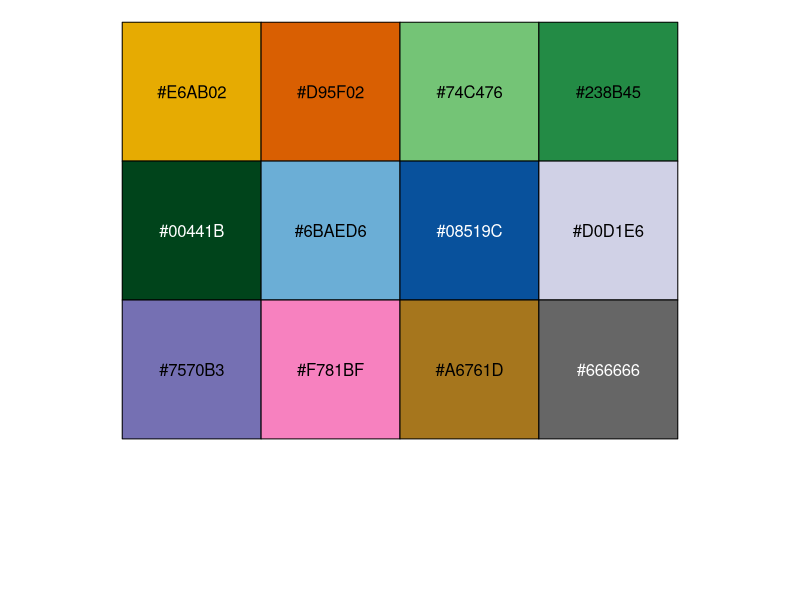
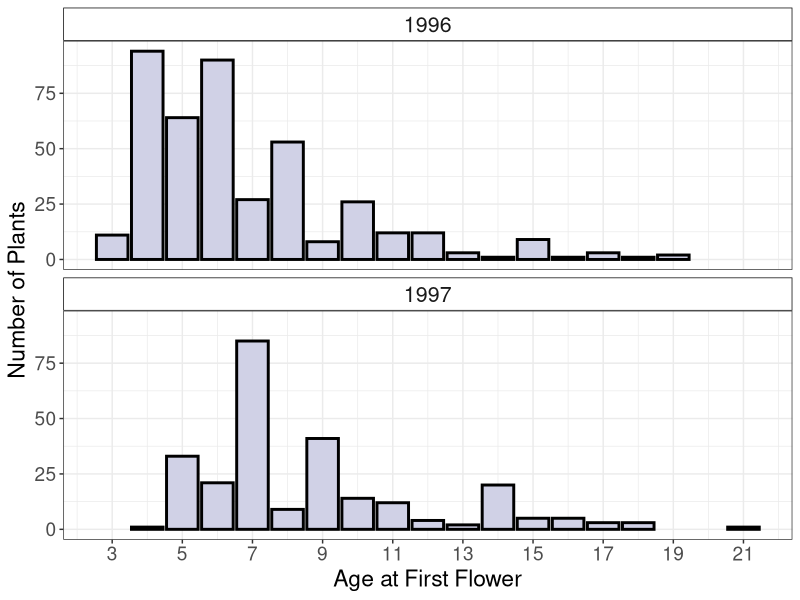
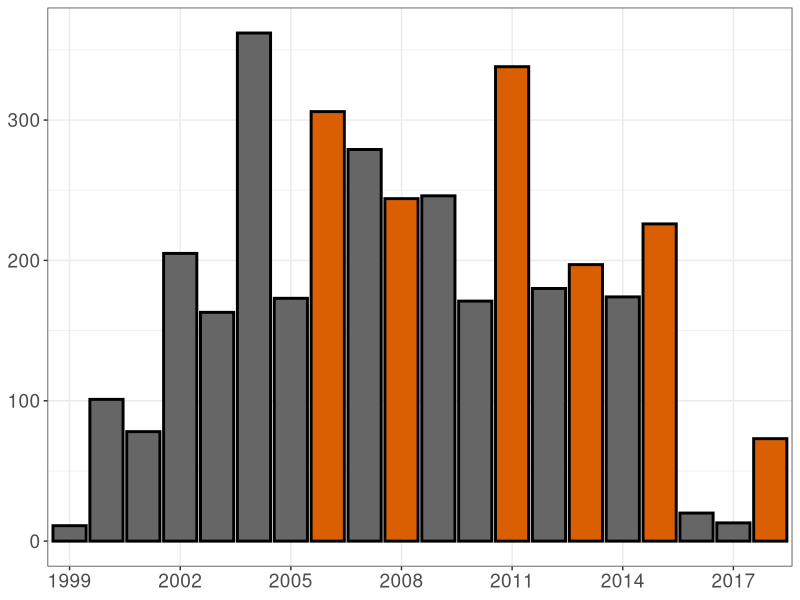
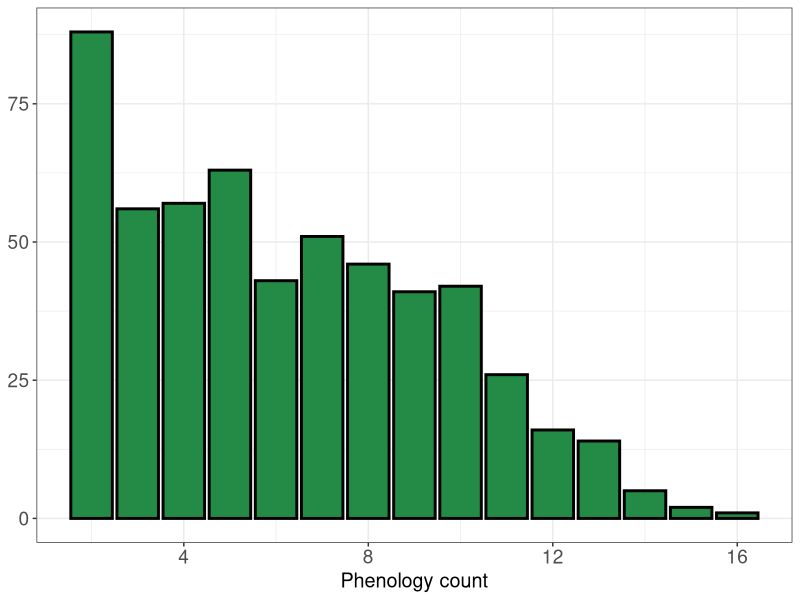
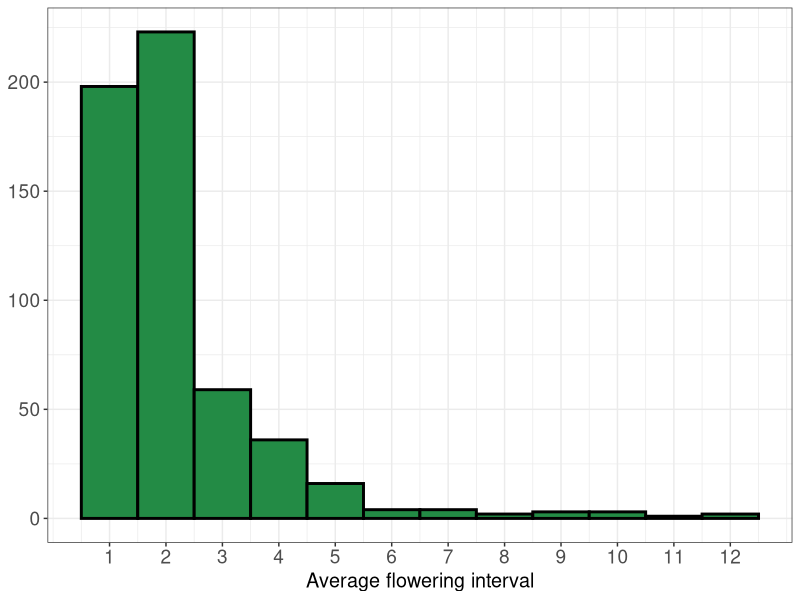
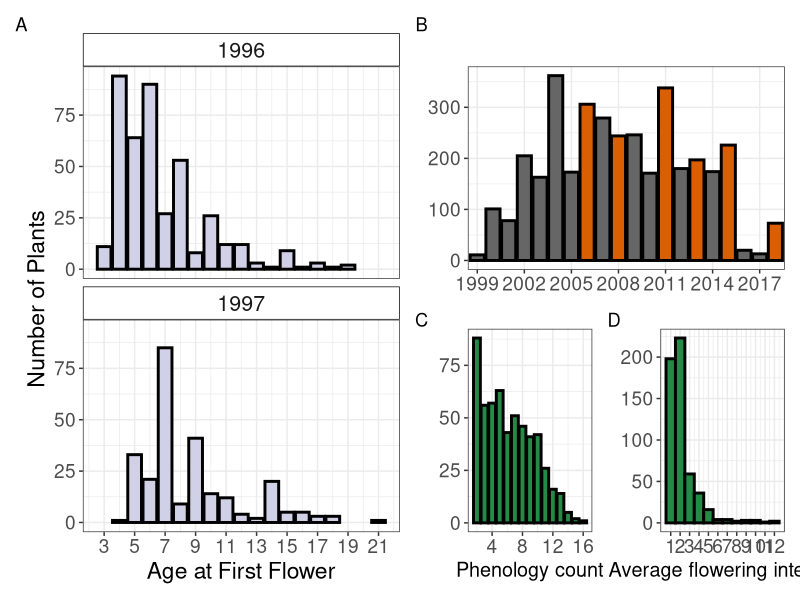

Recreate these plots in R, in order. (Note: this script raises an error after producing the figures.)
# Separate script to make some of figures for the manuscript #
# If figures aren't located in this script then the header will tell you what document to find them in
# All figures are saved in echPhenology/figs 

library(tidyverse)
library(patchwork)
library(RColorBrewer)
data("phen_dataset")                                     # phenology data
census_dat <- read_csv("data-raw/cg1CoreData.csv") %>%   # getting census data 
  # filter for columns with just flowering info
  select(cgPlaId, yrPlanted, starts_with("fl")) %>%
  # filter for plants in 1996 and 1997 cohort
  filter(yrPlanted == 1996 | yrPlanted == 1997) %>%
  # go from wide to long
  pivot_longer(cols = starts_with("fl"), names_to = "fl_year") %>%
  filter(value != 0)  %>%
  # get rid of the "fl" in front of all year values, make numeric
  mutate(fl_year = as.numeric(unlist(str_extract_all(fl_year, "(?<=fl)\\d{4}"))))

# General graphics parameters
theme_set(theme_bw())
my_cols <-c("#E6AB02", "#D95F02", "#74C476","#238B45", "#00441B", 
            "#6BAED6", "#08519C", "#D0D1E6", "#7570B3", "#F781BF",
            "#A6761D","#666666")
scales::show_col(my_cols) # To see colors 

# ---- Figure 1. Census data summary, 4 graphs in one -----
#      i. Age when plants first begin flowering
#      ii. Number of plants flowering in each year  
#      iii. Number of times plants flowered within the study period
#      iv. Interval between flowering periods

# i. Age
firstYrs <- census_dat %>%
  group_by(cgPlaId) %>%
  mutate(firstYr = min(fl_year)) %>%
  ungroup() %>%
  distinct(cgPlaId, yrPlanted, firstYr) %>%
  mutate(ageAtFl = firstYr - yrPlanted)

# average 

firstYrs %>%
  group_by(yrPlanted) %>%
  summarize(avgAge = mean(ageAtFl),
            sdAge  = sd(ageAtFl),
            minAge = min(ageAtFl),
            maxAge = max(ageAtFl),
            medAge = median(ageAtFl))

p1 <- firstYrs %>%
  ggplot(aes(ageAtFl))+
  geom_histogram(stat = "count", color = "black", size = 1, fill = my_cols[8]) +
  labs(x = "Age at First Flower", y = "Number of Plants")+
  scale_x_continuous(breaks = c(3, 5, 7, 9, 11, 13, 15, 17, 19, 21)) +
  facet_wrap(~yrPlanted, ncol = 1)+
  theme(axis.text        = element_text(size = rel(1.25)),
        strip.background = element_rect(color = "black", fill = "white"),
        strip.text       = element_text(size = rel(1.4)),
        axis.title       = element_text(size = rel(1.5)))
p1

# ii. Num of plants histogram
burn_years <- c(2006, 2008, 2011, 2013, 2015, 2018)

p2 <- census_dat %>%
  mutate(fl_year = as.factor(fl_year),
         burn = if_else(fl_year %in% burn_years, "burned", "not_burned")) %>%
  ggplot(aes(fl_year))+
  geom_histogram(aes(fill = burn), stat = "count", color = "black", size = 1)+
  scale_fill_manual(values = c(my_cols[2], my_cols[12]))+
  scale_x_discrete(breaks = c("1999", "2002", "2005", "2008", "2011", "2014",
                              "2017"))+
  guides(fill = FALSE)+
  labs(y = NULL,
       x = NULL)+
  theme(axis.text = element_text(size = rel(1.25)))
p2 
# iii. Phen Count histogram

census_phenCt <- census_dat %>%
  group_by(cgPlaId)%>%
  summarize(phenCt = sum(value)) %>%
  filter(phenCt != 1)
# Woah cgPlaID 372 has flowered 16 times from 1996 to 2018

census_phenCt %>%
  summarize(meanPC = mean(phenCt),
            sdPC   = sd(phenCt),
            maxPC  = max(phenCt),
            medPC  = median(phenCt))

p3 <- census_phenCt %>%
  ggplot()+
  geom_bar(aes(phenCt), size = 1, fill = my_cols[4], color = "black")+
  labs(x = "Phenology count",
       y = NULL)+
  theme(axis.text    = element_text(size = rel(1.25)),
        axis.title.x = element_text(size = rel(1.3)))
p3
#ggsave("phenCt_hist.png", plot = plot_pc) 

# iv. interval histogram 

fl_intv <- census_dat %>%
  select(cgPlaId, fl_year) %>%
  group_by(cgPlaId) %>%
  mutate(intv = fl_year - lag(fl_year, default = fl_year[1]))
fl_intv_sum <- fl_intv %>%
  select(-fl_year) %>%
  filter(intv != 0) %>%
  summarize(avg_intv = mean(intv),
            phenCt   = n() + 1) # No. of times a plant flowerd, adding one bc I took out a year when filtering for non-zero values
fl_intv_sum %>%
  summarize(mean_tot = mean(avg_intv),
            sd_tot   = sd(avg_intv),
            med_tot  = median(avg_intv),
            max_tot  = max(avg_intv),
            min_tot  = min(avg_intv))  
p4 <- fl_intv_sum %>%
  ggplot(aes(avg_intv))+
  geom_histogram(binwidth = 1, fill = my_cols[4], color = "black", size = 1) +
  #geom_vline(xintercept = 2.27, size = 1.5, lty = 2)+
  labs(x = "Average flowering interval",
       y = NULL)+
  scale_x_continuous(breaks = c(1:12))+
  theme(axis.text  = element_text(size = rel(1.25)),
        axis.title = element_text(size = rel(1.3)))
p4

# **** putting all the plots together ****

p1 + p2 / (p3 + p4)  + plot_annotation(tag_levels = 'A')

# ---- Figure 2. Phenology data summary, 2 graphs in one  ----
      # i. Timing of flowering phenology by year
      # ii. Duration of flowering phenology by year

# i. Timing 

burn_years <- c(2006, 2008, 2011, 2013, 2015)

phen_all <- phen_19967 %>%
  mutate(burn = if_else(year %in% burn_years, "burned", "not_burned")) %>%
  group_by(year) %>%
  mutate(medianFFD = median(startNum))

b1 <- phen_all %>%
  #hmmm I'm not sure this is the best way to to this....
  ggplot(aes(year, as.Date(startNum, origin = "2018-01-01")))+
  geom_count(aes(color = burn), alpha = 0.5)+
  geom_errorbar(aes(ymin = as.Date(medianFFD, origin = "2018-01-01"), 
                    ymax = as.Date(medianFFD, origin = "2018-01-01")),
                width = 0.5, size = 1.5)+
  labs(y = "First flowering \nday",
       x = NULL, 
       size = "Count")+
  guides(color = FALSE)+
  scale_size_area()+
  scale_color_manual(values = c(my_cols[2], my_cols[12]))+
  #scale_size_area(max_size = 8)+
  theme(axis.text.x = element_blank(),
        axis.title  = element_text(size = rel(1.3)),
        legend.background = element_rect(color = "black"))
b1

# ii. Duration

b2 <- phen_all %>%
  group_by(year) %>%
  mutate(medianDur = median(dur))%>%
  ggplot(aes(year, dur))+
  geom_count(aes(color = burn), alpha = 0.5)+
  geom_errorbar(aes(ymin = medianDur, 
                    ymax = medianDur),
                width = 0.5, size = 1.5)+
  labs(x = NULL, 
       y = "Flowering duration \n(days)",
       size = "Count")+
  guides(color = FALSE)+
  scale_size_area()+
  scale_color_manual(values = c(my_cols[2], my_cols[12]))+
  theme(axis.text.x = element_text(size = rel(1.25)),
        axis.title.y = element_text(size = rel(1.3)),
        legend.background = element_rect(color = "black"))
b2
# **** together

b1/b2 + plot_annotation(tag_levels = 'A')

# ---- Figure 3. Correlation analysis ----

# This figure can be found in the script "Lydia_correlation_analysis.R" at the bottom where is says # visualization

# ---- Figure S1. CG1 ----

# this figure is generated in "Lydia_summary_data.R" under the tab "Plot of Common Garden Experiment"

# ---- Figure S2. Peak flowering day ----

# Plot located in "Lydia_summary_data.R" in the section:
# "How much does "peak" flowering day vary by year" 

# ---- Figure S3. Relationship between head count and duration of flowering time ----

h1 <- phen_19967 %>%
  ggplot(aes(headCt, dur))+
  geom_point(alpha = 0.2, size = 2)+
  geom_smooth(color = my_cols[10], size = 1.5, se = FALSE)+
  #geom_smooth(method = "lm", se = FALSE, color = my_cols[1], size = 1.25)+
  #geom_smooth(method = "lm", formula = y ~ x + I(x^2), se = FALSE, color = my_cols[2], size = 1.25)+
  #geom_smooth(method = "lm", formula = y ~ x + I(x^3), se = FALSE, color = my_cols[3], size = 1.25)+
  facet_wrap(~year) +
  labs(y = "Flowering duration (days)", x = "Head Count")+
  theme(strip.background = element_rect(fill = "white"),
        strip.text       = element_text(size = rel(1.25)),
        axis.title       = element_text(size = rel(1.25)),
        axis.text        = element_text(size = rel(1.2)))
h1

# ---- Figure S4. Z-scores for Moran's I analysis of FFD ----

# Plot located in "Lydia_SAC_analysis.R" under 
